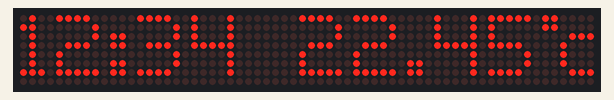
This sketch was run on a simulated ESP8266 (NodeMCU). Parts: 64×8 LED matrix.

Above: at 0.1 s.

The sketch:

dotmatrixMINIMAL.ino
```cpp
// Program to demonstrate the MD_Parola library
//
// Simplest program that does something useful - Hello World!
//
// MD_MAX72XX library can be found at https://github.com/MajicDesigns/MD_MAX72XX
//

#include <MD_Parola.h>
#include <MD_MAX72xx.h>
#include <SPI.h>

// Define the number of devices we have in the chain and the hardware interface
// NOTE: These pin numbers will probably not work with your hardware and may
// need to be adapted
#define HARDWARE_TYPE MD_MAX72XX::FC16_HW
#define MAX_DEVICES 8

#define CLK_PIN   D7
#define DATA_PIN  D5
#define CS_PIN    D6

// Hardware SPI connection
//MD_Parola P = MD_Parola(HARDWARE_TYPE, CS_PIN, MAX_DEVICES);
// Arbitrary output pins
 MD_Parola P = MD_Parola(HARDWARE_TYPE, DATA_PIN, CLK_PIN, CS_PIN, MAX_DEVICES);


//mymurks
uint8_t degC[] = { 6, 3, 3, 56, 68, 68, 68 }; // Deg C

void setup(void)
{
  P.begin();
  P.setIntensity(1);
  P.addChar('$', degC);
  P.displayText("12:34  22.45$", PA_CENTER, 0, 0, PA_PRINT, PA_NO_EFFECT);
}

void loop(void)
{
  P.displayAnimate();
}
```
